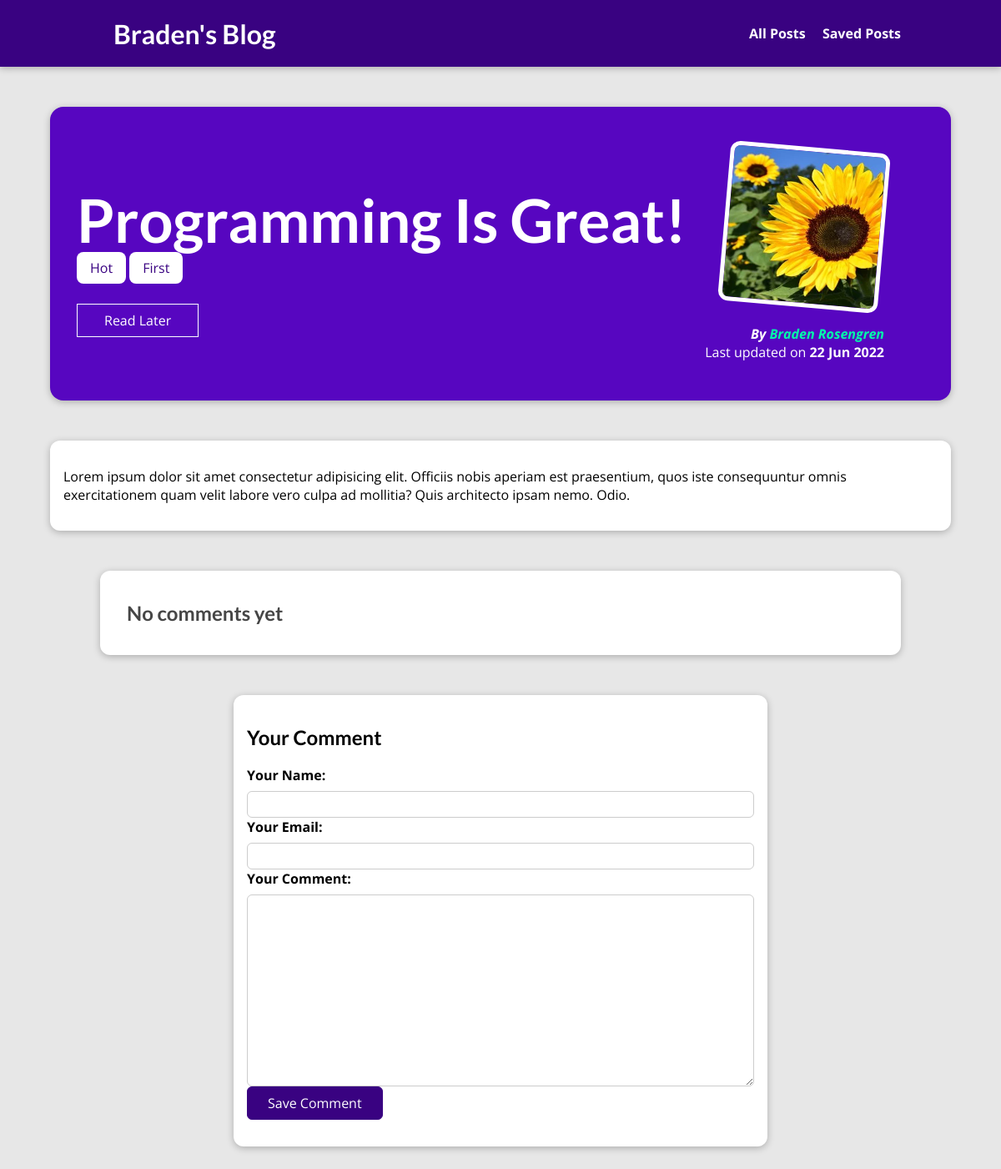
The page /posts/programming-is-great on the database its author committed.
### blog/models.py (models this page shows, shortened)
class Post(models.Model):
    title               = models.CharField(max_length=128, null=False)
    excerpt             = models.CharField(max_length=256, null=False)
    image               = models.ImageField(upload_to="posts", null=True)
    date_created        = models.DateTimeField(auto_now_add=True)
    date_last_modified  = models.DateTimeField(auto_now=True)
    slug                = models.SlugField(unique=True, db_index=True)
    content             = models.TextField(validators=[MinLengthValidator(16)])
    author              = models.ForeignKey(Author, on_delete=models.SET_NULL, null=True, related_name="posts")
    tags                = models.ManyToManyField(Tag, related_name="posts")

class Tag(models.Model):
    tag = models.CharField(max_length=32)

class Author(models.Model):
    first_name      = models.CharField(max_length=64)
    last_name       = models.CharField(max_length=128)
    email_address   = models.EmailField(max_length=128)
    def full_name(self):
        return f"{self.first_name} {self.last_name}"
    def __str__(self):
        return self.full_name()

### blog/views.py (the view)
# urls.py: path("posts/<slug:slug>", views.SinglePostView.as_view(), name="post-detail-page"),
class SinglePostView(View):
    template_name = "blog/post-detail.html"
    model = Post
    def is_post_stored(self, request, post_id):
        stored_posts = request.session.get("stored_posts")
        if stored_posts is not None:
            is_saved_for_later = post_id in stored_posts
        else:
            is_saved_for_later = False
        return is_saved_for_later
    def get(self, request, slug):
        post = Post.objects.get(slug=slug)
        context = {
            "post": post,
            "post_tags":post.tags.all(),
            "comment_form":CommentForm(),
            "comments":post.comments.all().order_by("-id"), # type: ignore
            "saved_for_later": self.is_post_stored(request, post.id) # type: ignore
        }
        return render(request, "blog/post-detail.html", context)
    def post(self, request, slug):
        comment_form  = CommentForm(request.POST)
        post = Post.objects.get(slug=slug)
        if comment_form.is_valid():
            comment = comment_form.save(commit=False)
            comment.post = post
            comment.save()
            return HttpResponseRedirect(reverse("post-detail-page", args=[slug]))
        context = {
            "post": post,
            "post_tags":post.tags.all(),
            "comment_form": comment_form,
            "comments":post.comments.all().order_by("-id"), # type: ignore
            "saved_for_later": self.is_post_stored(request, post.id)  # type: ignore
        }
        return render(request, "blog/post-detail.html", context)

### blog/forms.py
class CommentForm(forms.ModelForm):
	class Meta:
		model = Comment
		exclude = ["post"]
		labels = {
			"user_name": "Your Name",
			"user_email": "Your Email",
			"text": "Your Comment",
		}

### blog/templates/blog/post-detail.html (shortened to what this page needs)
{% extends "base.html" %}
{% load static %}
{% block css_files %}
    <link rel="stylesheet" href="{% static "blog/post-detail.css" %}" />
{% endblock %}
{% block content %}
    <section id="summary">
        <h2>{{post.title}}</h2>
        <div>
            {% for tag in post.tags.all %}
                <span class=tag>{{ tag.tag }}</span>
            {% endfor %}
        </div>
        <div id="read-later">
            <form action="{% url "read-later" %}" method="POST">
                <button>
                    {% if saved_for_later %}
                        Remove from Read Later
                    {% else %}
                        Read Later
                    {% endif %}
                </button>
            </form>
        </div>
        <article>
            <img src="{{ post.image.url }}" alt={{post.title}} />
            <address>By <a href="mailto:{{post.author.email_address}}">{{ post.author|title }}</a></address>
            <div>
                Last updated on <time>{{ post.date_last_modified|date:"d M Y" }}</time>
            </div>
        </article>
    </section>
    <main>
        {{ post.content|linebreaks }}
    </main>
    <section id="comments">
        {% if comments %}
        <ul>
            {% for comment in comments %}
            <li>
                <h2>{{ comment.user_name }}</h2>
                <p>{{ comment.text | linebreaks }}</p>
            </li>
            {% endfor %}
        </ul>
        {% else %}
        <h2>No comments yet</h2>
        {% endif %}
    </section>
    <section id="comment-form">
        <h2>Your Comment</h2>
        <form action="{% url "post-detail-page" post.slug %}" method="POST">
            {% for form_field in comment_form %}
                <div class="form-control">
                    {{ form_field.label_tag }}
                    {{ form_field }}
            {% endfor %}
            <button>Save Comment</button>
        </form>
    </section>
{% endblock %}

### static/app.css (style rules this page uses)
* { box-sizing: border-box; }
html { font-family: 'Open Sans', 'Lato', sans-serif; }
body { margin: 0; }
h1, h2, h3 { font-family: 'Lato', sans-serif; font-weight: bold; }

### blog/static/blog/post-detail.css (style rules this page uses)
body { background-color: #e7e7e7; }
#summary { margin: 8rem auto 3rem auto; padding: 2rem; width: 90%; max-width: 90rem; border-radius: 16px; background-color: #5706c0; position: relative; box-shadow: 0 2px 8px rgba(0, 0, 0, 0.25); height: 22rem; }
#summary h2 { color: white; font-size: 4.5rem; margin-bottom: 0.25rem; }
#summary article { position: absolute; top: 2rem; right: 3rem; padding: 1rem 2rem; border-radius: 12px; text-align: right; color: white; }
#summary article img { width: 12rem; height: 12rem; border-radius: 12px; transform: rotateZ(5deg); border: 5px solid white; margin-bottom: 1rem; }
#summary address { font-weight: bold; }
#summary a { color:rgb(0, 255, 170); text-decoration: none;; }
#summary time { font-weight: bold; }
main { width: 90%; max-width: 90rem; margin: 3rem auto; background-color: white; padding: 1rem; border-radius: 12px; box-shadow: 0 2px 8px rgba(0, 0, 0, 0.25); }
.tag { background-color: white; color: #390281; padding: 0.5rem 1rem; border-radius: 8px; }
#comment-form { margin: 3rem auto; width: 90%; max-width: 40rem; border-radius: 12px; background-color: white; box-shadow: 0 2px 8px rgba(0, 0, 0, 0.25); padding: 1rem; }
#comment-form button { font: inherit; background-color: #390281; color: white; border: 1px solid #390281; padding: 0.5rem 1.5rem; border-radius: 6px; cursor: pointer; }
.form-control { margin-bottom: 1rem; }
.form-control label { font-weight: bold; margin-bottom: 0.5rem; display: block; }
.form-control input, .form-control textarea { display: block; width: 100%; font: inherit; padding: 0.25rem; border-radius: 6px; border: 1px solid #ccc; }
#comments { margin: 3rem auto; width: 90%; max-width: 60rem; border-radius: 12px; background-color: white; box-shadow: 0 2px 8px rgba(0, 0, 0, 0.25); padding: 1rem 2rem; }
#comments h2 { color: #464646; }
#read-later { margin: 2rem 0; }
#read-later button { background-color: transparent; border: 1px solid white; padding: .5rem 2rem; font: inherit; color: white; cursor: pointer; }

### rows shown on the page
Post: title "Programming Is Great!", image (picture), author "Braden Rosengren", date_last_modified "22 Jun 2022", content "Lorem ipsum dolor sit amet consectetur adipisicing elit. Officiis nobis aperiam est praesentium, quos iste consequuntur omnis exercitationem quam velit labore vero culpa ad mollitia? Quis architecto ipsam nemo. Odio."
Tag: tag "Hot"
Tag: tag "First"
